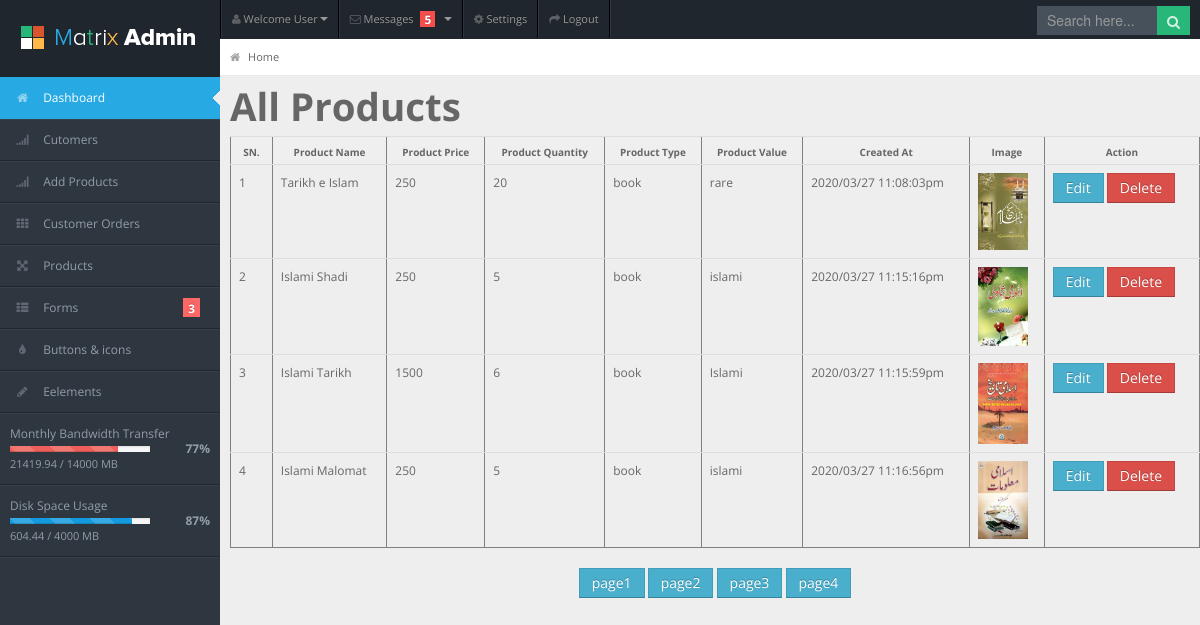
Screenshot of /dashboard/products.php with the database file from the repository.
### tables this page shows
CREATE TABLE `products` (
  `id` int(11) NOT NULL,
  `product_name` varchar(255) NOT NULL,
  `product_price` varchar(255) NOT NULL,
  `product_quantity` varchar(255) NOT NULL,
  `product_type` varchar(255) NOT NULL,
  `product_value` varchar(255) NOT NULL,
  `created_at` varchar(255) NOT NULL,
  `avatar` varchar(255) NOT NULL
);

### dashboard/products.php (the view, shortened to what this page needs)
<?php
	include("head.php");
	include("../include/config.php");
?>
<body>
<?php
include("sidebar.php");
?>
<div id="content">
  <div id="content-header">
    <div id="breadcrumb"> <a href="index.php" title="Go to Home" class="tip-bottom"><i class="icon-home"></i> Home</a></div>
  </div>
	<div class="container-fluied">
		<div class="row" style="margin-left: 10px;">
			<div class="col-md-12">
				<h1> All Products </h1>
<?php
$query="SELECT*FROM products";
	$result = $conn->query($query);
?>
	<table  class="table" border=1 cellspacing=2 cellpadding=4>
		<tr>
			<th>SN.</th>
			<th>Product Name</th>
			<th>Product Price</th>
			<th>Product Quantity</th>
			<th>Product Type</th>
			<th>Product Value</th>
			<th>Created At</th>
			<th>Image</th>
			<th>Action</th>
		</tr>
<?php		$sn=0;
		while($row = $result->fetch_array())
		{
			$sn = $sn+1;
				?>
			<tr>
				<td><?=$sn;?></td>
				<td><?=$row[1];?></td>
				<td><?=$row[2];?></td>
				<td><?=$row[3];?></td>
				<td><?=$row[4];?></td>
				<td><?=$row[5];?></td>
				<td><?=$row[6];?></td>
				<td><img src="./<?=$row[7];?>" width="50px;"/></td>
				<td>
					<a href="./edit.php?edit=<?=$row[0];?>" class="btn btn-info">Edit</a>
					<a href="./delete.php?del=<?=$row[0];?>" class="btn btn-danger">Delete</a>
				</td>
			</tr>
			<?php
		}
	?>
		</table>
				<center>
				<div class="pages">
					<a href="?page1" class="btn btn-info">page1</a>
					<a href="?page2" class="btn btn-info">page2</a>
					<a href="?page3" class="btn btn-info">page3</a>
					<a href="?page4" class="btn btn-info">page4</a>
				</div>
				</center>
			</div>
		</div>
	</div>
</body>
</html>

### dashboard/css/matrix-style.css (style rules this page uses)
* { outline:none !important; -moz-outline: none !important; }
html, body { height:100% }
body { overflow-x: hidden; margin-top: -10px; font-family: 'Open Sans', sans-serif; font-size:12px; color:#666; }
a { color:#666; }
select, textarea, input[type="text"], input[type="password"], input[type="datetime"], input[type="datetime-local"], input[type="date"], input[type="month"], input[type="time"], input[type="week"], input[type="number"], input[type="email"], input[type="url"], input[type="search"], input[type="tel"], input[type="color"], .uneditable-input, .label, .dropdown-menu, .btn, .well, .progress, .table-bordered, .btn-group > .btn:first-child, .btn-group > .btn:last-child, .btn-group > .btn:last-child, .btn-group > .dropdown-toggle, .alert { border-radius:0px; }
.btn, textarea, input[type="text"], input[type="password"], input[type="datetime"], input[type="datetime-local"], input[type="date"], input[type="month"], input[type="time"], input[type="week"], input[type="number"], input[type="email"], input[type="url"], input[type="search"], input[type="tel"], input[type="color"], .uneditable-input { box-shadow:none; }
.progress, .progress-success .bar, .progress .bar-success, .progress-warning .bar, .progress .bar-warning, .progress-danger .bar, .progress .bar-danger, .progress-info .bar, .progress .bar-info, .btn, .btn-primary { background-image:none; }
#content { background: none repeat scroll 0 0 #eeeeee; margin-left: 220px; margin-right: 0; padding-bottom: 25px; position: relative; min-height:100%; width: auto; }
#content-header { position: abslute; width: 100%; margin-top: -38px; z-index: 20; }
#breadcrumb { background-color: #fff; border-bottom: 1px solid #e3ebed; }
#breadcrumb a { padding: 8px 20px 8px 10px; display: inline-block; background-image: url('../img/breadcrumb.png'); background-position: center right; background-repeat: no-repeat; font-size: 11px; color: #666666; }
#breadcrumb a:last-child { background-image:none; }
#breadcrumb a i { margin-right: 5px; opacity: .6; }
.stat-boxes .peity_bar_good, .stat-boxes .peity_line_good, { color: #459D1C; }
.widget-title, .modal-header, .table th, div.dataTables_wrapper .ui-widget-header { background:#efefef; border-bottom: 1px solid #CDCDCD; height: 36px; }
.table th { height: auto; font-size: 10px; padding: 5px 10px 2px; border-bottom: 0; text-align: center; color: #666666; }

### dashboard/css/matrix-media.css (style rules this page uses)
body { background:#2E363F; }

### rows the page displays
products: product_name "Tarikh e Islam", product_price "250", product_quantity "20", product_type "book", product_value "rare", created_at "2020/03/27 11:08:03pm", shows a picture
products: product_name "Islami Shadi", product_price "250", product_quantity "5", product_type "book", product_value "islami", created_at "2020/03/27 11:15:16pm", shows a picture
products: product_name "Islami Tarikh", product_price "1500", product_quantity "6", product_type "book", product_value "Islami", created_at "2020/03/27 11:15:59pm", shows a picture
products: product_name "Islami Malomat", product_price "250", product_quantity "5", product_type "book", product_value "islami", created_at "2020/03/27 11:16:56pm", shows a picture
